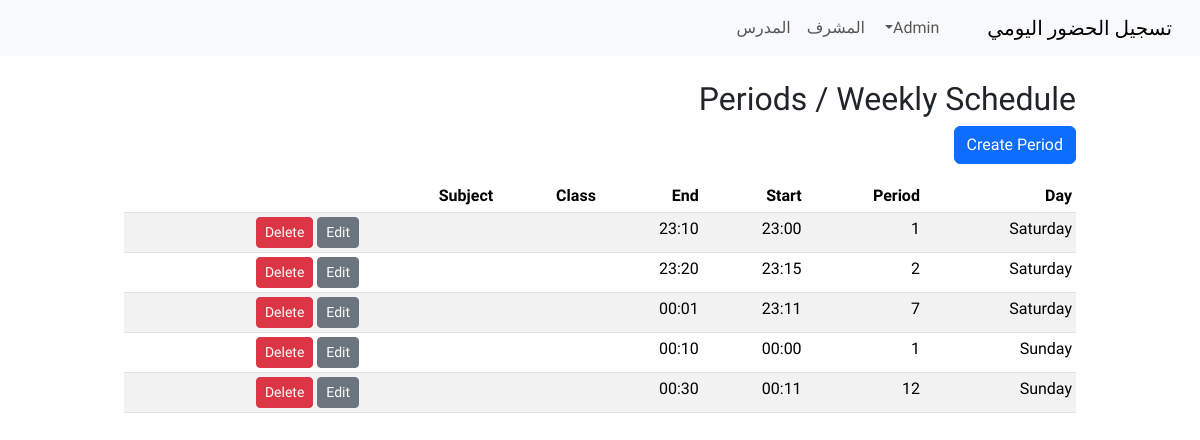
Before: /admin/periods (signed in) with the older database file.
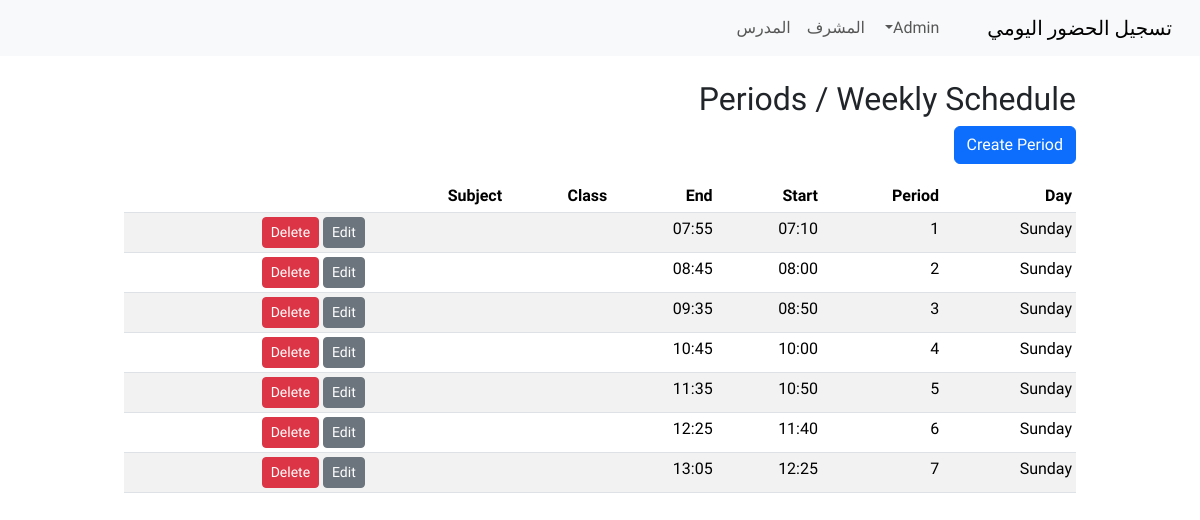
After: the same page with the newer database file.
### app.py (models this page shows)
class Period(db.Model):
    id = db.Column(db.Integer, primary_key=True)
    day_of_week = db.Column(db.Integer, nullable=False)
    period = db.Column(db.Integer, nullable=False)
    start_time = db.Column(db.String(8), nullable=True)  # HH:MM
    end_time = db.Column(db.String(8), nullable=True)
    class_id = db.Column(db.Integer, db.ForeignKey('school_class.id'), nullable=True)
    subject_id = db.Column(db.Integer, db.ForeignKey('subject.id'), nullable=True)
    klass = db.relationship('SchoolClass', foreign_keys=[class_id])
    subject = db.relationship('Subject', foreign_keys=[subject_id])
    __table_args__ = (
        db.UniqueConstraint('day_of_week', 'period', 'class_id', name='uq_period_day_period_class'),
    )

### app.py (the view)
@app.route('/admin/periods')
@login_required
def admin_periods():
    if not admin_required():
        return redirect(url_for('index'))
    periods = Period.query.order_by(Period.day_of_week, Period.period).all()
    classes = SchoolClass.query.all()
    subjects = Subject.query.all()
    return render_template('admin_periods.html', periods=periods, classes=classes, subjects=subjects, days=DAYS)

### app.py (called while the page is built)
@login_manager.user_loader
def load_user(user_id):
    return User.query.get(int(user_id))

def admin_required():
    if not current_user.is_authenticated or current_user.role != 'admin':
        flash('Unauthorized', 'danger')
        return False
    return True

### templates/admin_periods.html
{% extends 'layout.html' %}
{% block content %}
<div class="container mt-4">
    <h2>Periods / Weekly Schedule</h2>
    <a href="{{ url_for('admin_periods_create') }}" class="btn btn-primary mb-3">Create Period</a>
    <table class="table table-sm table-striped">
        <thead>
            <tr>
                <th>Day</th>
                <th>Period</th>
                <th>Start</th>
                <th>End</th>
                <th>Class</th>
                <th>Subject</th>
                <th></th>
            </tr>
        </thead>
        <tbody>
            {% for p in periods %}
            <tr>
                <td>{{ days[p.day_of_week] }}</td>
                <td>{{ p.period }}</td>
                <td>{{ p.start_time or '' }}</td>
                <td>{{ p.end_time or '' }}</td>
                <td>{{ p.klass.name if p.klass }}</td>
                <td>{{ p.subject.name if p.subject }}</td>
                <td>
                    <a href="{{ url_for('admin_periods_edit', period_id=p.id) }}"
                        class="btn btn-sm btn-secondary">Edit</a>
                    <form action="{{ url_for('admin_periods_delete', period_id=p.id) }}" method="post"
                        style="display:inline-block">
                        <button type="submit" class="btn btn-sm btn-danger"
                            onclick="return confirm('Delete period?')">Delete</button>
                    </form>
                </td>
            </tr>
            {% else %}
            <tr>
                <td colspan="7">No periods defined yet.</td>
            </tr>
            {% endfor %}
        </tbody>
    </table>
</div>
{% endblock %}

### templates/layout.html (shortened to what this page needs)
<!doctype html>
<html lang="en" dir="rtl">
<head>
    <link href="https://cdn.jsdelivr.net/npm/bootstrap@5.3.2/dist/css/bootstrap.min.css" rel="stylesheet">
    <link href="/static/css/style.css" rel="stylesheet">
</head>
<body>
    <nav class="navbar navbar-expand-lg navbar-light bg-light">
        <div class="container-fluid">
            <a class="navbar-brand" href="/">تسجيل الحضور اليومي</a>
            <div class="collapse navbar-collapse">
                <ul class="navbar-nav ms-auto">
                    {% if current_user.is_authenticated and current_user.role=='admin' %}
                    <li class="nav-item dropdown">
                        <a class="nav-link dropdown-toggle" href="#" id="adminMenu" role="button"
                            data-bs-toggle="dropdown" aria-expanded="false">Admin</a>
                    </li>
                    {% else %}
                    <li class="nav-item"><a class="nav-link" href="/admin/login">المدير</a></li>
                    {% endif %}
                    <li class="nav-item"><a class="nav-link" href="/staff/login">المشرف</a></li>
                    <li class="nav-item"><a class="nav-link" href="/teacher/login">المدرس</a></li>
                </ul>
            </div>
        </div>
    </nav>
    <div class="container mt-4">
        {% block content %}{% endblock %}
    </div>
</body>
</html>

### static/css/style.css (style rules this page uses)
body { font-family: 'Tajawal', Tahoma, Geneva, Verdana, sans-serif; }
.container { max-width: 1000px; }

Changed rows visible on the page:
removed Period: day_of_week "Saturday", period "2", start_time "23:15", end_time "23:20"
removed Period: day_of_week "Saturday", period "7", start_time "23:11", end_time "00:01"
added Period: day_of_week "Sunday", period "1", start_time "07:10", end_time "07:55"
changed Period (number 2 of 7 on the later page): day_of_week "Saturday" → "Sunday"; period "1" → "2"; start_time "23:00" → "08:00"; end_time "23:10" → "08:45"
added Period: day_of_week "Sunday", period "3", start_time "08:50", end_time "09:35"
changed Period (number 4 of 7 on the later page): period "1" → "4"; start_time "00:00" → "10:00"; end_time "00:10" → "10:45"
changed Period (number 5 of 7 on the later page): period "12" → "5"; start_time "00:11" → "10:50"; end_time "00:30" → "11:35"
added Period: day_of_week "Sunday", period "6", start_time "11:40", end_time "12:25"
added Period: day_of_week "Sunday", period "7", start_time "12:25", end_time "13:05"
